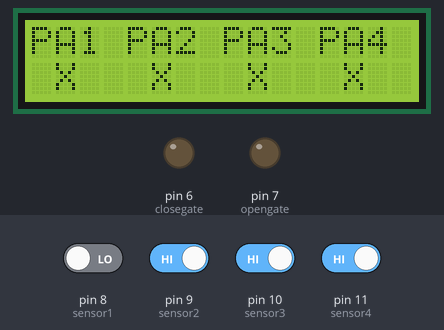
A sketch run on a simulated Arduino Uno, built with avr-gcc and run on an emulated ATmega328P. On the bench: 16×2 character LCD, output pins drawn as LEDs (lit = HIGH). The test bench sets the inputs (shaded band); at power-on: pin 9 (sensor2), pin 10 (sensor3), pin 11 (sensor4) HIGH, pin 8 (sensor1) LOW.

Above: at 1.4 s.
1.5 s: pin 8 (sensor1) driven HIGH
At 2.7 s:
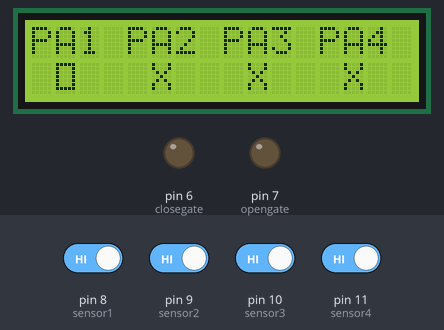
3.0 s: pin 8 (sensor1) driven LOW
At 3.9 s:
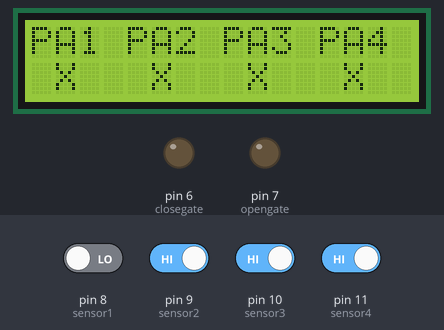
Timing chart, 0 to 6.0 s (numbered marks = the images above; inputs shaded):
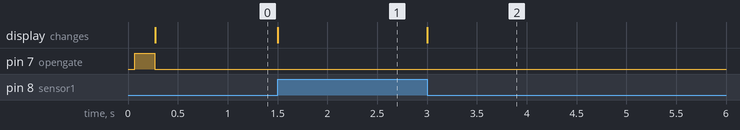

Measured:
- after the input at 1.5 s, the display: changes at once (image 1)
- after the input at 3.0 s, the display: changes at once (image 2)

The sketch:

araba_park_sistemi.ino
```cpp
#include <LiquidCrystal.h>
LiquidCrystal lcd(0, 1, 2, 3, 4, 5);
#define sensor1 8
#define sensor2 9
#define sensor3 10
#define sensor4 11
#define closegate 6
#define opengate 7
byte park [8] // dolu park alanı icın ozel karakter
{
  0b10001,
  0b10001,
  0b01010,
  0b00100,
  0b01010,
  0b10001,
  0b10001,
};
byte npark [8]// boş park alanı icın ozel karakter
{
  0b11111,
  0b10001,
  0b10001,
  0b10001,
  0b10001,
  0b10001,
  0b11111,
};
int pA1,pA2,pA3,pA4;

void setup() {
  pinMode(sensor1, INPUT);
  pinMode(sensor2, INPUT);
  pinMode(sensor3, INPUT);
  pinMode(sensor4, INPUT);
  pinMode(closegate, OUTPUT);
  pinMode(opengate, OUTPUT);
  lcd.createChar(0,park);
  lcd.createChar(1,npark);
  lcd.begin(16, 2);


  lcd.print("KAPI ACILIYOR:");
  digitalWrite(opengate,HIGH);
  digitalWrite(closegate,LOW);
  delay(200);
   digitalWrite(opengate,LOW);
  digitalWrite(closegate,LOW);
  lcd.clear();
}


void loop() {
   lcd.setCursor(0,0);
   lcd.print("PA1 PA2 PA3 PA4");
   pA1=digitalRead(sensor1);
   pA2=digitalRead(sensor2);
   pA3=digitalRead(sensor3);
   pA4=digitalRead(sensor4);
   if (pA1==1)
   {
   lcd.setCursor(1,1);
   lcd.write(byte(1));
   }
   else
   {
    lcd.setCursor(1,1);
     lcd.write(byte(0));
   }

     if (pA1==2)
   {
   lcd.setCursor(5,1);
   lcd.write(byte(1));
   }
   else
   {
    lcd.setCursor(5,1);
     lcd.write(byte(0));
   }

     if (pA1==3)
   {
   lcd.setCursor(9,1);
   lcd.write(byte(1));
   }
   else
   {
    lcd.setCursor(9,1);
     lcd.write(byte(0));
   }

     if (pA1==4)
   {
   lcd.setCursor(13,1);
   lcd.write(byte(1));
   }
   else
   {
    lcd.setCursor(13,1);
     lcd.write(byte(0));
   }
   if (pA1==0 && pA2==0 && pA3==0 && pA4==0)
   {
     lcd.clear();
     lcd.setCursor(0,0);
     lcd.print("KAPI KAPANIYOR:");
     digitalWrite(opengate,LOW);
     digitalWrite(closegate,HIGH);
     delay(200);
     digitalWrite(opengate,LOW);
     digitalWrite(closegate,LOW);
       lcd.setCursor(0,1);
       lcd.print("PARK DOLU:");
}
   }
```
